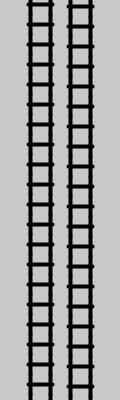
Frame 1 (no input)
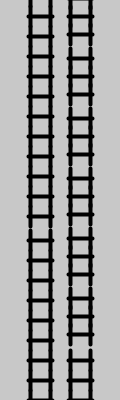
Frame 60 (the mouse pressed at the canvas centre just before this capture)
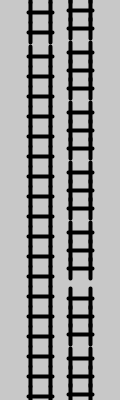
Frame 120 (the mouse held since frame 60 and released just before this capture)

The Processing sketch that drew these frames (run headless with seeded random() and noise(); from frame 60 on, the mouse is pressed at the canvas centre):

// Processing sketch: trainTrack_pass
// ── trainTrack_pass.pde
// traintracks
int numTracks = 21;
TrainTrack[] Tracks = new TrainTrack[numTracks];

TrainTrack[] Tracks2 = new TrainTrack[numTracks];

void setup() {
  size(120, 400);
  strokeWeight(4);
  for (int i = 0; i<numTracks; i++) {
    Tracks[i] = new TrainTrack(40, i * 20, 4);
    Tracks2[i] = new TrainTrack(80, i * 20, 6); 
  }
}

void draw() {
  background(200);
  for (int i = 0; i<numTracks; i++){
    Tracks[i].update();
    Tracks2[i].update();
  }
}
// ── TrainTrack.pde
class TrainTrack {
  float trackX = 40;
  float trackY = 40;
  float trackSpeed = 2;
  
  TrainTrack(float startX, float startY, float startSpeed) {
    trackX = startX;
    trackY = startY;
    trackSpeed = startSpeed;
  }
  
  void update() {
    trackY += trackSpeed;
    line(trackX - 10, trackY - 10, trackX -10, trackY+10);
    line(trackX - 12, trackY, trackX + 12, trackY);
    line(trackX + 10, trackY - 10, trackX + 10, trackY+10);

    if (trackY > height) {
      // set off screen so it comes on
      trackY = -20;
    }
  }
}
